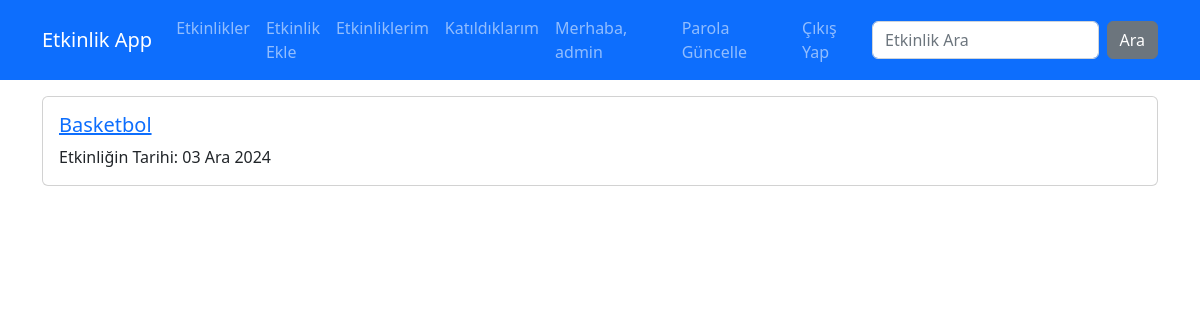
The app's page /events/ (signed in) with its own data.
### account/models.py (models this page shows, shortened)
class CustomUser(AbstractUser):
    location = models.TextField(blank=True, null=True)
    interests = models.TextField(blank=True, null=True)
    date_of_birth = models.DateField(blank=True, null=True)
    GENDER_CHOICES = [
        ("E", "Erkek"),
        ("K", "Kadın")
    ]
    gender = models.CharField(
        max_length=1,
        choices=GENDER_CHOICES,
        blank=True,
        null=True
    )
    phone_number = models.CharField(max_length=20, null=True)
    image = models.ImageField(upload_to="images",default="images/user.jpg")#make migration

### events/models.py (models this page shows, shortened)
class Event(models.Model):
    name = models.CharField(max_length=40)
    desc = models.TextField()
    date = models.DateField()
    time = models.CharField(max_length=10)
    eventDuration = models.CharField(max_length=10)
    location = models.CharField(max_length=40)
    slug = models.SlugField(default="", null=False, unique=True, db_index=True)
    isActive = models.BooleanField(default=False)
    category = models.CharField(max_length=40)

### events/views.py (the view)
# urls.py: path("", views.index, name="index"),
@login_required()
def index(request):
    events = Event.objects.filter(isActive=1)
    paginator = Paginator(events,2)
    page = request.GET.get("page",1)
    page_obj = paginator.get_page(page)
    return render(request,"events/index.html", {
        "page_obj": page_obj
    })

### events/templates/events/index.html (shortened to what this page needs)
{% extends "layout.html" %}
{% block content %}
    <div class="container mt-3">
        <div class="row">
            <div class="col-12">
                {% for event in page_obj.object_list %}
                    {% include "events/partials/_event.html" %}
                {% endfor %}
            </div>
        </div>
    </div>
{% endblock content %}

### templates/partials/_nav.html (shortened to what this page needs)
<nav class="navbar navbar-expand-lg bg-primary navbar-dark">
        <div class="container">
            <a href="{% url "index" %}" class="navbar-brand">Etkinlik App</a>
            <ul class="navbar-nav me-auto">
                <li class="nav-item">
                        <a href="{% url "index" %}" class="nav-link">Etkinlikler</a>
                    </li>
                    <li class="nav-item">
                        <a href="{% url "create_event" %}" class="nav-link">Etkinlik Ekle</a>
                    </li>
                    <li class="nav-item">
                        <a href="{% url "event_list" %}" class="nav-link">Etkinliklerim</a>
                    </li>
                    <li class="nav-item">
                        <a href="{% url "participant_list" %}" class="nav-link">Katıldıklarım</a>
                    </li>
            </ul>
            <ul class="navbar-nav me-1">
                {% if user.is_authenticated %}
                <li class="nav-item">
                    <a href="{% url "show_profile" %}" class="nav-link">Merhaba, {{user.username}}</a>
                </li>
                <li class="nav-item">
                    <a href="{% url "change_password" %}" class="nav-link">Parola Güncelle</a>
                </li>
                <li class="nav-item">
                    <a href="{% url "logout" %}" class="nav-link">Çıkış Yap</a>
                </li>
                {% endif %}
            </ul>
            <form class="d-flex" action="{% url "search" %}" method="get">
                <input class="form-control me-2" type="text" name="q" placeholder="Etkinlik Ara">
                <button class="btn btn-secondary" type="submit">Ara</button>
            </form>
        </div>
    </nav>

### events/templates/events/partials/_event.html
{% load static %}
<div class="card mb-3">
    <div class="row">
        <div class="col-12">
            <div class="card-body">
                <h5 class="card-title">
                    <a href="{% url "event_details" event.slug %}">{{ event.name | title}}</a>
                </h5>
                <p class="card-text">Etkinliğin Tarihi: {{event.date | date:"SHORT_DATE_FORMAT"}}</p>
            </div>
        </div>
    </div>
</div>

### records on screen
CustomUser: username "admin"
Event: name "Basketbol", date "03 Ara 2024"
